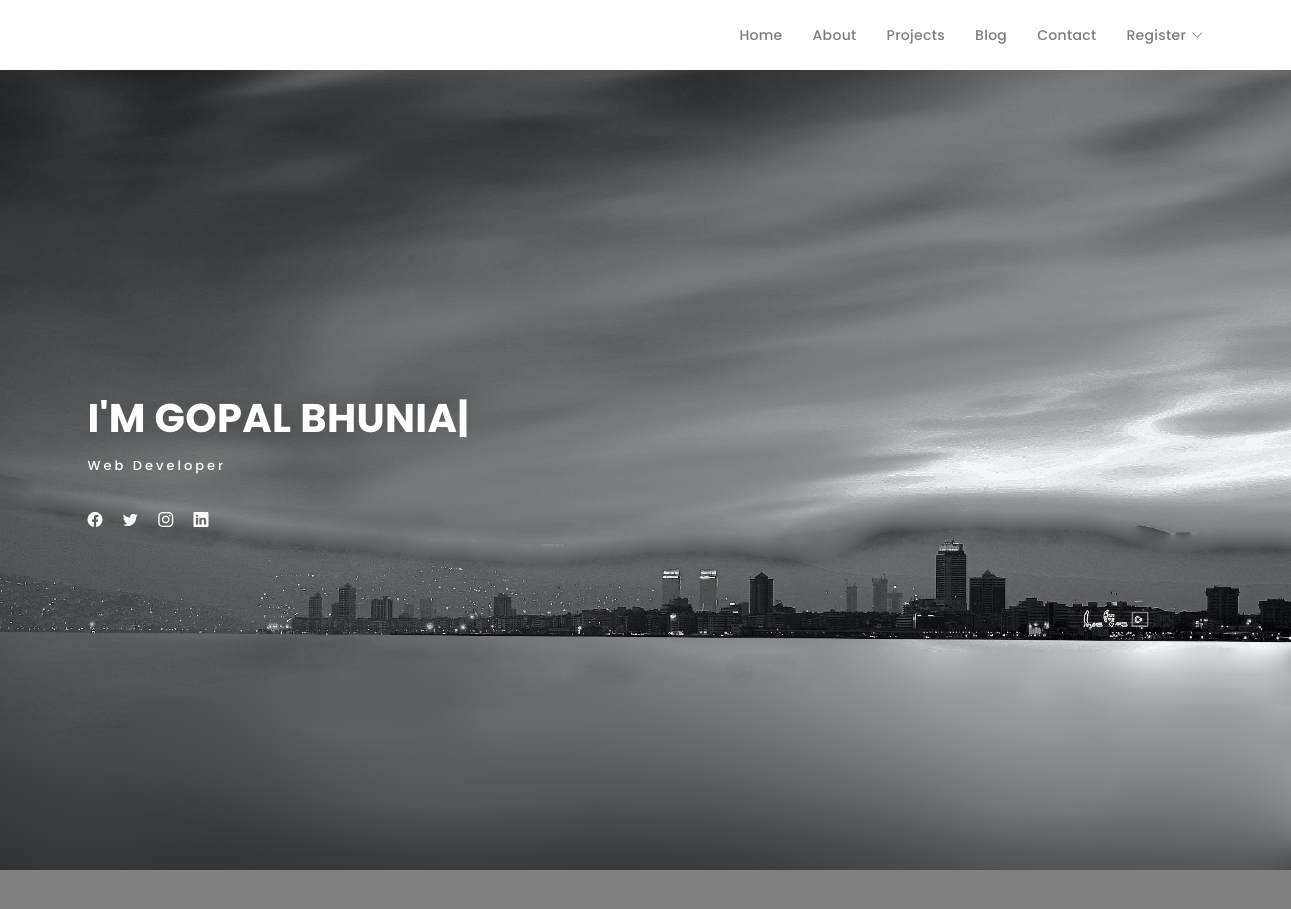
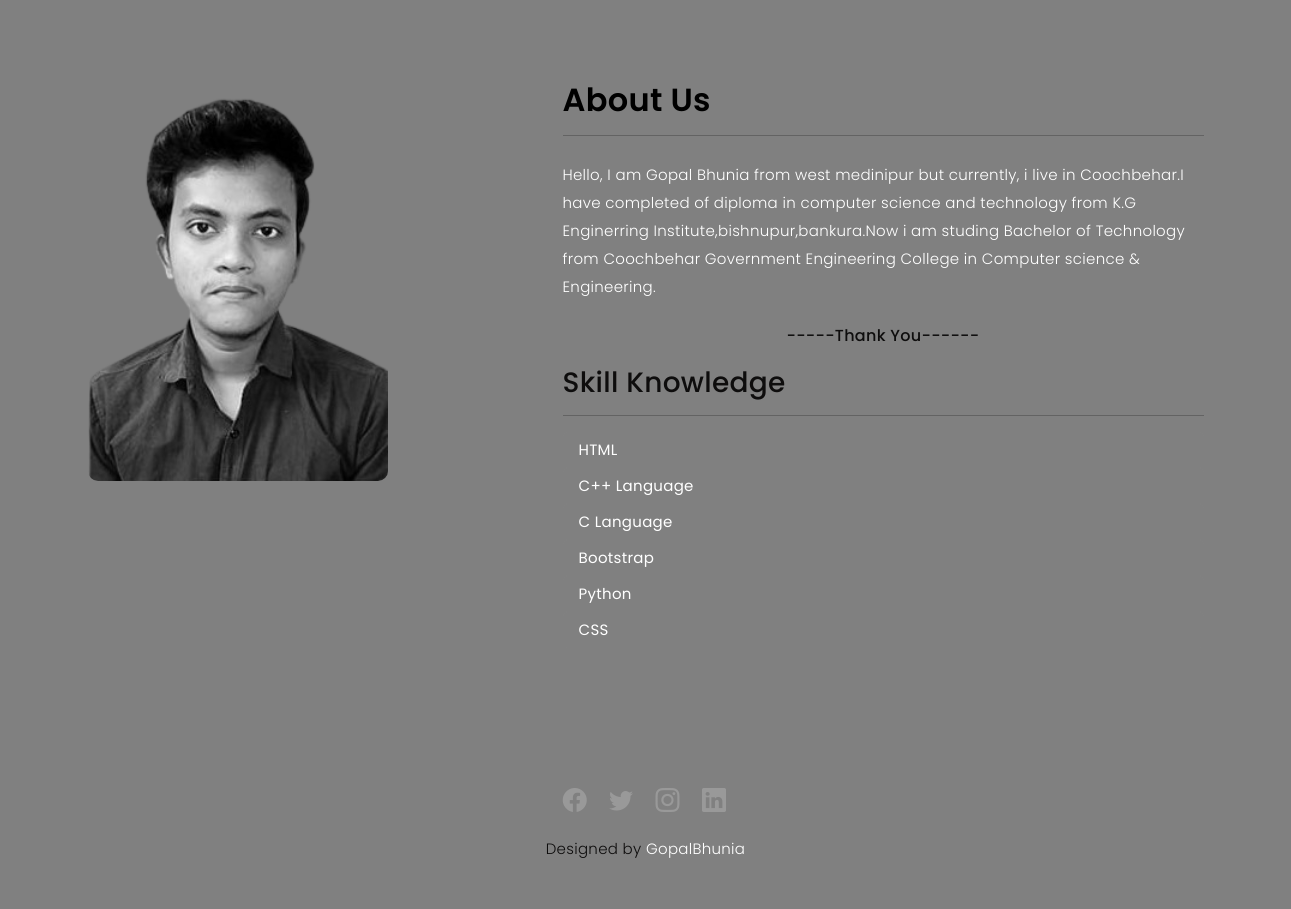
The page / on the database its author committed (2 pictures, top to bottom).
### accounts/models.py (models this page shows, shortened)
class skillupdate(models.Model):
    skillName = models.TextField()

### accounts/views.py (the view)
# urls.py: 2. Add a URL to urlpatterns:  path('', views.home, name='home')
def home(request):
    skills = skillupdate.objects.all()
    context ={"skills":skills}
    return render(request,'home.html',context)

### templates/home.html (shortened to what this page needs)
{% extends 'base.html' %}
{% load static %}
    {%block hero%}
    <div id="hero" class="home">
      <div class="container">
        <div class="hero-content">
          <h1>I'm <span class="typed" data-typed-items="Gopal Bhunia, Web Developer"></span></h1>
          <p>Web Developer</p>
          <ul class="list-unstyled list-social">
            <li><a href="https://www.facebook.com/gopal.bhunia.1466/" target="_blank"><i class="bi bi-facebook"></i></a></li>
            <li><a href="https://twitter.com/GopalBhunia1608" target="_blank"><i class="bi bi-twitter"></i></a></li>
            <li><a href="https://www.instagram.com/its_me_gopal_160820/" target="_blank"><i class="bi bi-instagram"></i></a></li>
            <li><a href="#"><i class="bi bi-linkedin" target="_blank"></i></a></li>
          </ul>
        </div>
      </div>
    </div>
    {% endblock hero%}
{% block about %}
  <div id="about" class="paddsection" style="background-color: gray;">
    <div class="container">
      <div class="row justify-content-between">
        <div class="col-lg-4 ">
          <div class="div-img-bg">
          </div>
        </div>
        <div class="col-lg-7">
          <h2>About Us</h2>
          <hr>
          <div class="about-descr">
            <p class="text-justify">Hello, I am Gopal Bhunia from west medinipur but currently, i live in Coochbehar.I have completed of diploma in computer science and technology from K.G Enginerring Institute,bishnupur,bankura.Now i am studing Bachelor of Technology from Coochbehar Government Engineering College in Computer science & Engineering.</p>
            <h6 style="text-align: center;">-----Thank You------</h6>
            <br>
            <h3>Skill Knowledge</h3>
            <hr>
            {% for skill in skills %}
            <ul class="list-group">
              <li class="list-group-item border-0" style="background-color: gray;"><b style="color: white;">{{skill.skillName}}</b></li>
            </ul>
            {% endfor %}
          </div>
        </div>
      </div>
    </div>
  </div>
  {% endblock about %}

### templates/base.html (shortened to what this page needs)
{% load static %}
<!DOCTYPE html>
<html lang="en">
<head>
  <link href="{% static 'assets/vendor/bootstrap/css/bootstrap.min.css' %}" rel="stylesheet">
  <link href="{% static 'assets/vendor/bootstrap-icons/bootstrap-icons.css' %}" rel="stylesheet">
  <link href="{% static 'assets/vendor/boxicons/css/boxicons.min.css" rel="stylesheet' %}">
  <link href="{% static 'assets/vendor/glightbox/css/glightbox.min.css' %}" rel="stylesheet">
  <link href="{% static 'assets/vendor/swiper/swiper-bundle.min.css' %}" rel="stylesheet">
  <link href="{% static 'assets/css/style.css' %}" rel="stylesheet">
  </head>
  <body>
    <main id ="main">
    <header id="header">
      <div class="container d-flex align-items-center justify-content-between">
       {% block login_after %} <h4><a href="/home">Welcome {{user.username}}</a></h4> {% endblock login_after %}
        <nav id="navbar" class="navbar">
          <ul>
            <li><a class="nav-link scrollto " href="/home">Home</a></li>
            <li><a class="nav-link scrollto" href="/about">About</a></li>
            <li><a class="nav-link  scrollto" href="/project">Projects</a></li>
            <li><a class="nav-link  scrollto" href="/blog">Blog</a></li>
            <li><a class="nav-link scrollto" href="/contact">Contact</a></li>
            {% if not request.user.is_authenticated %}
            <li class="dropdown"><a href="#"><span>Register</span> <i class="bi bi-chevron-down"></i></a>
            </li>
            {% else %}
            <ul>
                <li><a href="/auth/logout">Logout</a></li>
              </ul>
            </li>
            {% endif %}
        </nav>
      </div>
    </header>
    {% block hero %}
    {% endblock hero%}
    {% block about %}
    {% endblock about%}
    <div id="footer" class="text-center" style = "background-color: gray;">
      <div class="container">
        <div class="socials-media text-center">
          <ul class="list-unstyled">
            <li><a href="#"><i class="bi bi-facebook"></i></a></li>
            <li><a href="#"><i class="bi bi-twitter"></i></a></li>
            <li><a href="#"><i class="bi bi-instagram"></i></a></li>
            <li><a href="#"><i class="bi bi-linkedin"></i></a></li>
          </ul>
        </div>
        <div class="credit">
      Designed by <a href="/admin">GopalBhunia</a>
          </div>
        </div>
      </div>
    <body>
  </html>

### static/assets/css/style.css (style rules this page uses)
body { background: gray; color: #0e0d0d; font-family: "Poppins", helvetica; font-size: 15px; font-weight: 300; line-height: 20px; letter-spacing: 0.02em; overflow-x: hidden; margin: 0 auto; padding: 0; box-sizing: border-box; }
h1, h2, h3, h4, h5, h6 { margin: 0; }
h2 { color: black; font-weight: 600; }
h4 { color: #292929; font-size: 25px; font-weight: 150; }
a { color: white; text-decoration: none !important; transition: all 0.5s ease-in-out 0s; }
p { margin: 25px 0; padding: 0; font-size: 15px; color: white; line-height: 28px; }
.paddsection { padding-top: 90px; padding-bottom: 90px; }
#header { transition: all 0.5s; z-index: 997; padding: 15px 0; background-color: #fff; top: -100%; box-shadow: 0px 2px 25px rgba(0, 0, 0, 0.08); }
.navbar { padding: 0; }
.navbar ul { margin: 0; padding: 0; display: flex; list-style: none; align-items: center; }
.navbar li { position: relative; }
.navbar a, .navbar a:focus { display: flex; align-items: center; justify-content: space-between; padding: 10px 0 10px 30px; font-family: "Poppins", sans-serif; font-size: 14px; font-weight: 500; color: #7e7d7d; white-space: nowrap; transition: 0.3s; }
.navbar a i, .navbar a:focus i { font-size: 12px; line-height: 0; margin-left: 5px; }
#hero { background: url("../img/home-bgg.jpg") repeat scroll center center/cover; height: 100vh; width: 100%; }
#hero .hero-content { height: 100vh; text-align: left; width: 100%; display: flex; justify-content: center; flex-direction: column; }
.hero-content h1 { font-size: 40px; font-weight: 700; margin-bottom: 10px; text-transform: uppercase; color: #fff; }
.hero-content p { font-size: 13px; letter-spacing: 3px; margin-top: 0; margin-bottom: 30px; text-transform: capitalize; color: #fff; font-weight: 500; }
.hero-content .list-social li { float: left; margin-right: 20px; }
.hero-content .list-social li i { color: #fff; font-size: 15px; }
#about { width: 100%; height: auto; background: #f7f7f7; padding-top: 120px; }
#about .div-img-bg { padding-bottom: 30px; background: url("../img/me.png") repeat scroll center center/cover; -webkit-filter: grayscale(100%); filter: grayscale(100%); border-radius: 10px; height: 400px; width: 300px; }
#footer { background: #f7f7f7; padding-top: 50px; padding-bottom: 50px; }
#footer .socials-media { width: 100%; }
#footer .socials-media ul { display: inline-block; float: none; margin: 0 0 20px 0; }
#footer .socials-media ul li { float: left; margin-left: 10px; margin-right: 10px; }
#footer .socials-media ul li a { font-size: 24px; color: #999; letter-spacing: 0.1em; font-weight: 500; background: transparent; text-transform: uppercase; transition: all 0.5s ease-in-out 0s; }

### rows shown on the page
skillupdate: skillName "HTML"
skillupdate: skillName "C++ Language"
skillupdate: skillName "C Language"
skillupdate: skillName "Bootstrap"
skillupdate: skillName "Python"
skillupdate: skillName "CSS"
